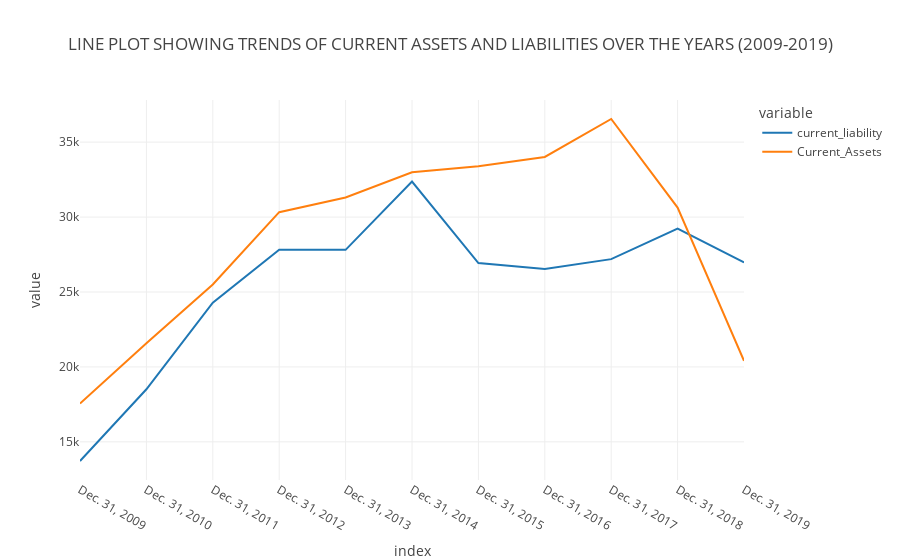

Source (notebook cell):
### Code cell
# visualization of current liablity and assets over time and comment on percentage of current liability to total liability
px.line(data_frame = df, y = ['current_liability', 'Current_Assets'], template = 'gridon', title = 'LINE PLOT SHOWING TRENDS OF CURRENT ASSETS AND LIABILITIES OVER THE YEARS (2009-2019)')

### Figure 1 — Plotly figure (JSON) as saved in the notebook; plotly's stock layout.template omitted (floating-point values rounded to 4 significant figures)
{"data": [{"hovertemplate": "variable=current_liability<br>index=%{x}<br>value=%{y}<extra></extra>", "legendgroup": "current_liability", "line": {"color": "#1F77B4", "dash": "solid"}, "marker": {"symbol": "circle"}, "mode": "lines", "name": "current_liability", "orientation": "v", "showlegend": true, "type": "scatter", "x": ["Dec. 31, 2009", "Dec. 31, 2010", "Dec. 31, 2011", "Dec. 31, 2012", "Dec. 31, 2013", "Dec. 31, 2014", "Dec. 31, 2015", "Dec. 31, 2016", "Dec. 31, 2017", "Dec. 31, 2018", "Dec. 31, 2019"], "xaxis": "x", "y": [13721, 18508, 24283, 27821, 27811, 32374, 26930, 26532, 27194, 29223, 26973], "yaxis": "y"}, {"hovertemplate": "variable=Current_Assets<br>index=%{x}<br>value=%{y}<extra></extra>", "legendgroup": "Current_Assets", "line": {"color": "#FF7F0E", "dash": "solid"}, "marker": {"symbol": "circle"}, "mode": "lines", "name": "Current_Assets", "orientation": "v", "showlegend": true, "type": "scatter", "x": ["Dec. 31, 2009", "Dec. 31, 2010", "Dec. 31, 2011", "Dec. 31, 2012", "Dec. 31, 2013", "Dec. 31, 2014", "Dec. 31, 2015", "Dec. 31, 2016", "Dec. 31, 2017", "Dec. 31, 2018", "Dec. 31, 2019"], "xaxis": "x", "y": [17551, 21579, 25497, 30328, 31304, 32986, 33395, 34010, 36545, 30634, 20411], "yaxis": "y"}], "layout": {"legend": {"title": {"text": "variable"}, "tracegroupgap": 0}, "title": {"text": "LINE PLOT SHOWING TRENDS OF CURRENT ASSETS AND LIABILITIES OVER THE YEARS (2009-2019)"}, "xaxis": {"anchor": "y", "domain": [0, 1], "title": {"text": "index"}}, "yaxis": {"anchor": "x", "domain": [0, 1], "title": {"text": "value"}}}}
